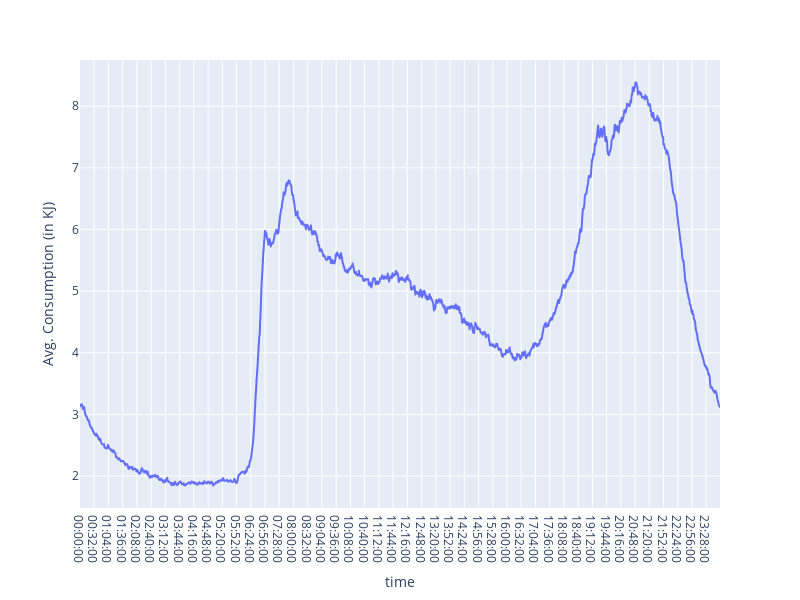

The notebook cell saved with this chart:
### Code cell
exp.line(df, x="time", y="Avg. Consumption (in KJ)" , width=800, height=600)
# df['Avg. Load'].dtype

### Figure 1 — Plotly figure (JSON) as saved in the notebook; plotly's stock layout.template omitted (floating-point values rounded to 4 significant figures; data arrays with more than 128 entries replaced by an {"elided": "..."} marker saying what was removed)
{"data": [{"hovertemplate": "time=%{x}<br>Avg. Consumption (in KJ)=%{y}<extra></extra>", "legendgroup": "", "line": {"color": "#636efa", "dash": "solid"}, "marker": {"symbol": "circle"}, "mode": "lines", "name": "", "showlegend": false, "type": "scattergl", "x": {"elided": "1440 str values"}, "xaxis": "x", "y": {"elided": "1440 float values"}, "yaxis": "y"}], "layout": {"height": 600, "legend": {"tracegroupgap": 0}, "margin": {"t": 60}, "width": 800, "xaxis": {"anchor": "y", "domain": [0, 1], "title": {"text": "time"}}, "yaxis": {"anchor": "x", "domain": [0, 1], "title": {"text": "Avg. Consumption (in KJ)"}}}}
